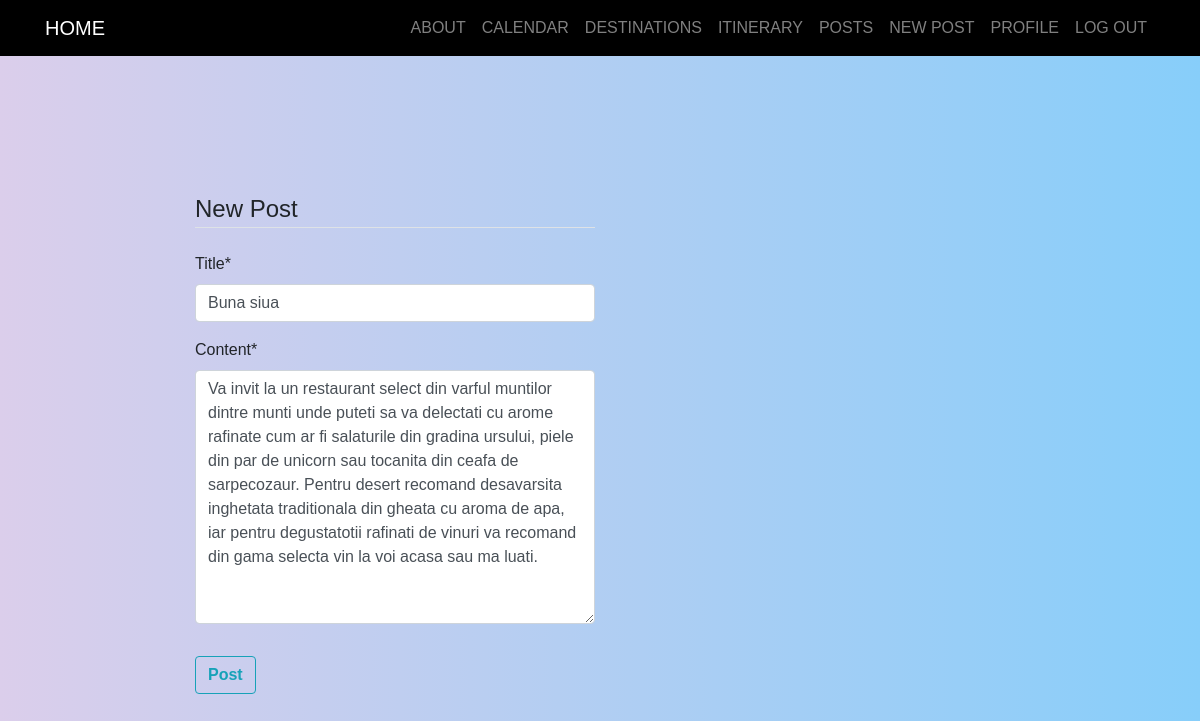
Screenshot of /post/4/update/ (signed in) with the database file from the repository.
### login/models.py (models this page shows, shortened)
class Post(models.Model):
    title = models.CharField(max_length=100)
    content = models.TextField()
    date_posted = models.DateTimeField(default=timezone.now)
    author = models.ForeignKey(User, on_delete=models.CASCADE)
    likes = models.ManyToManyField(User, related_name='post_likes', blank=True)
    comments = models.ManyToManyField(Comment, related_name='post_comments', blank=True)

### login/views.py (the view, shortened to what this page needs)
# urls.py: path('post/<int:pk>/update/', PostUpdateView.as_view(), name='post-update'),
class PostUpdateView(LoginRequiredMixin, UserPassesTestMixin, UpdateView):
    model = Post
    fields = ['title', 'content']
    def test_func(self):
        post = self.get_object()
        if self.request.user == post.author:
            return True
        return False

### login/templates/login/post_form.html (shortened to what this page needs)
{% extends "login/base.html" %}
{% load crispy_forms_tags %}
{% block content %}
    <div class="content-section">
        <form method="POST">
            <fieldset class="form-group">
                <legend class="border-bottom mb-4">New Post</legend>
                {{ form|crispy }}
            </fieldset>
            <div class="form-group">
                <button class="btn btn-outline-info" type="submit">Post</button>
            </div>
        </form>
    </div>
{% endblock content %}

### login/static/login/main.css (style rules this page uses)
* { margin: 0; padding: 0; box-sizing: border-box; font-family: 'Mongolian Baiti', sans-serif; font-family: 'Mongolian Baiti', sans-serif; }

### login/templates/login/post_form.html (style rules this page uses)
body { background: linear-gradient(to right, #dbceeb , #87cefa); min-height: 100vh; margin: 0; overflow-x: hidden; margin-top: 50px; }

### rows the page displays
Post: title "Buna siua", content "Va invit la un restaurant select din varful muntilor dintre munti unde puteti sa va delectati cu arome rafinate cum ar fi salaturile din gradina ursului, piele din par de unicorn sau tocanita din ceafa de sarpecozaur. Pentru desert recomand desavarsita inghetata traditionala din gheata cu aroma de apa, iar pentru degustatotii rafinati de vinuri va recomand din gama selecta vin la voi acasa sau ma luati."
